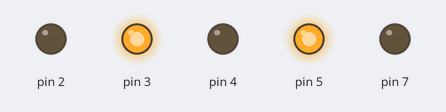
Simulated run of this sketch. Board: Arduino Uno, built with avr-gcc and run on an emulated ATmega328P. Shown: output pins drawn as LEDs (lit = HIGH).

Above: at 0.7 s.
At 2.5 s:
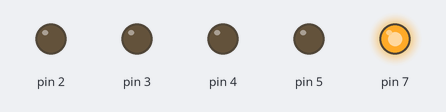
Timing chart, 0 to 3.0 s (numbered marks = the images above):
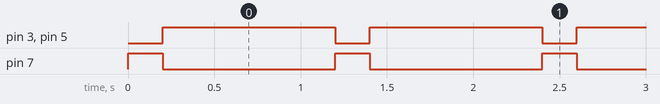

The sketch:

Robo_Arduino_v1_2_ok_lento.ino
```cpp
//verÃ§Ã£o OK, porem lenta
 void setup()
{
  pinMode(7, OUTPUT);
  pinMode(2, OUTPUT);
  pinMode(3, OUTPUT);
  pinMode(4, OUTPUT);
  pinMode(5, OUTPUT);
  Serial.begin(9600);


  digitalWrite(7, LOW);
}
int val_lido_e;
int val_lido_d;
int entrada_e=0;
int entrada_d=1;
int direita_media,esquerda_media,f;
void loop()
{
  //val_lido_e = analogRead(entrada_e); //lÃª o sensor da esquerda
  //val_lido_d = analogRead(entrada_d); //lÃª o sensor da direita
  ativa_led();
  delay(200);
  desativa_led();

  frente_M1();
  frente_M2();
  delay(1000);
  parar_M1();
  parar_M2();


}

// ------------------------------------------------------
// FunÃ§Ãµes Auxiliares
// Desenvolvido por: Thiago
// Data: 14/setembro/2012
void esquerda_fraco(int dist) //movimenta para esquerda usando um dos motores
{
  float tempo;
  tempo=dist*10.5;
  esquerda_suave();
  delay(tempo);
  para();
}
void direita_fraco(int dist) //movimenta para direita usando um dos motores
{
  float tempo;
  tempo=dist*9;
  direita_suave();
  delay(tempo);
  para();
}
//
void direita_pesado(int dist) ////movimenta para direita usando um dos motores de modo inverso
{
  float tempo;
  tempo=dist*5.75;
  frente_M1();
  re_M2();
  delay(tempo);
  para();
}
void frente() //piso famec
{
//  float tempo;
//  tempo=dist*3508.77;
  frente_M1();
  frente_M2();
//  delay(tempo);
//  para();
}
//
//void frente(int dist) //piso casa
//{
//  float tempo;
//  tempo=dist*3400;
//  frente_M1();
//  frente_M2();
//  delay(tempo);
//  para();
//  delay(3000);
//}

//FUNÃ‡OES DE MEDIO NIVEL
//void pisca_farol(int i)
//{
//  int x;
//  for(x=0; x<i; x++)
//  {
//    ativa_led();
//    delay(500);
//    desativa_led();
//    delay(500);
//  }
//  desativa_led();
//}
//void ligar_farol()
//{
//  ativa_led();
//}
//void desliga_farol()
//{
//  desativa_led();
//}
void direita_suave()
{
  frente_M1();
  parar_M2();
}
void direita_suave_vel(int vel_lig, int vel_des)
{
  frente_M1();
  parar_M2();
  delay(vel_lig);
  parar_M1();
  delay(vel_des);
}
void direita_forte()
{
  frente_M1();
  re_M2();
}
void esquerda_suave()
{
  frente_M2();
  parar_M1();
}
void esquerda_suave_vel(int vel_lig, int vel_des)
{
  frente_M2();
  parar_M1();
  delay(vel_lig);
  parar_M2();
  delay(vel_des);
}
void esquerda_forte()
{
  frente_M2();
  re_M1();
}
void para()
{
  parar_M1();
  parar_M2();
}

//FUNÃ‡OES DE BAIXO NIVEL === ACESSO AO HARDWARE
void ativa_led()
{
  digitalWrite(7, HIGH);
}
void desativa_led()
{
  digitalWrite(7, LOW);
}
void frente_M1()
{
   digitalWrite(2, LOW);
   digitalWrite(3, HIGH);
}
void re_M1()
{
  digitalWrite(2, HIGH);
  digitalWrite(3, LOW);
}
void frente_M2()
{
  digitalWrite(4, LOW);//0
  digitalWrite(5, HIGH);//1
  //00-para
  //01-anda
  //10-anda
  //11-para
}
void re_M2()
{
  digitalWrite(4, HIGH);   // set the LED on
  digitalWrite(5, LOW);   // set the LED off
}
void parar_M1()
{
 digitalWrite(2, LOW);   // set the LED on
 digitalWrite(3, LOW);   // set the LED off
}
void parar_M2()
{
  digitalWrite(4, LOW);   // set the LED on
  digitalWrite(5, LOW);   // set the LED off
}
// TABELA DE CONTROLE DO MOTOR 1/2
// P0 P1   SENTIDO          P2 P3  SENTIDO
// 0  0    PARADO           0  0   PARADO
// 0  1    FRENTE           0  1   FRENTE
// 1  0    RE               1  0   RE
// 1  1    PARADO           1  1   PARADO
```

Measured:
- by itself, pin 3, pin 5: alternates HIGH for 1.0 s and LOW for 0.20 s
- by itself, pin 7: alternates HIGH for 0.20 s and LOW for 1.0 s
- by itself, everything shown: repeats every 1.2 s, in 3 steps
